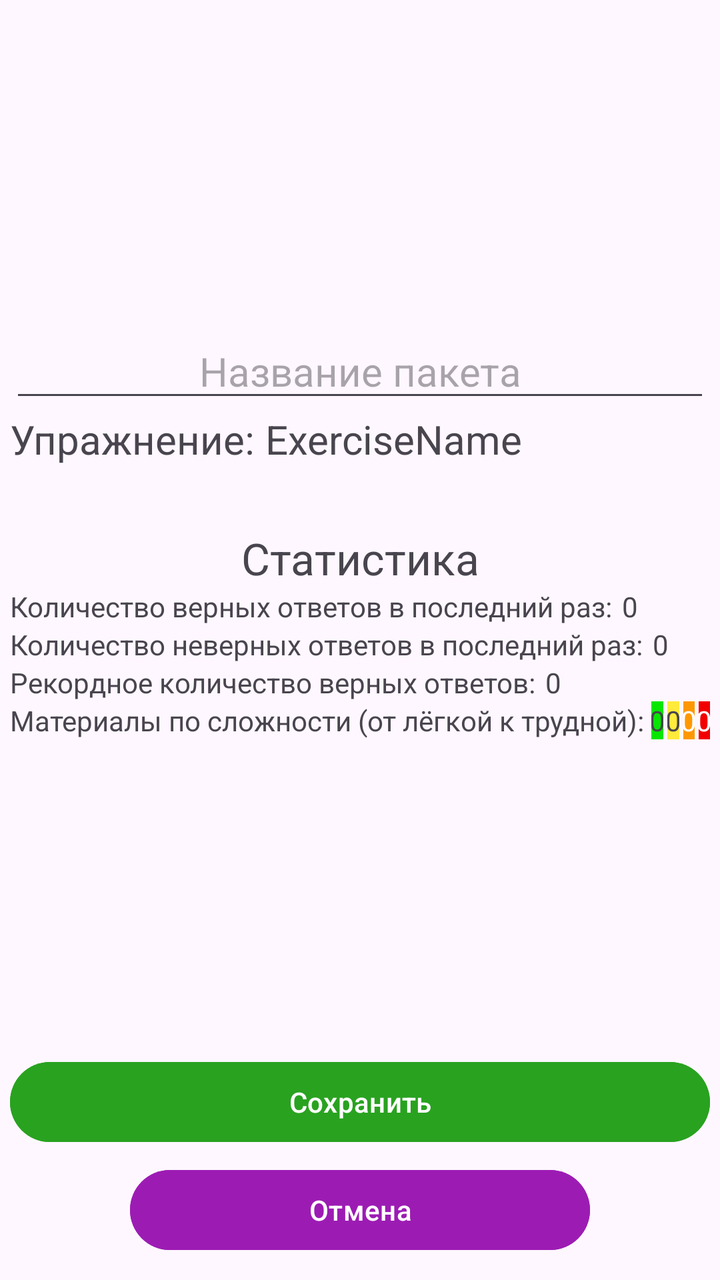
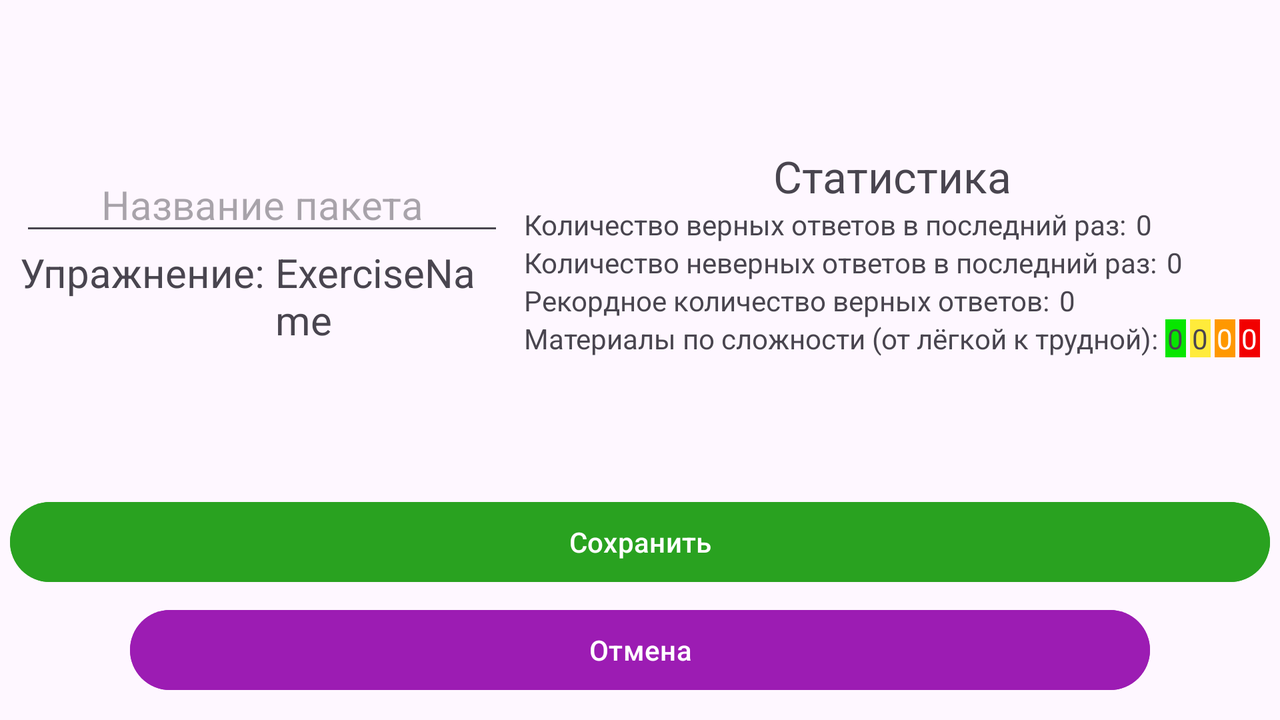

First picture: res/layout/ on a phone held upright. Second picture: the repository's own variant of that layout, on a device whose configuration matches the variant's folder. Source for both follows.
<!-- AndroidManifest.xml: application theme Theme.FGLearning -->
<!-- res/layout/fragment_view_package.xml -->
<?xml version="1.0" encoding="utf-8"?>
<layout xmlns:android="http://schemas.android.com/apk/res/android"
    xmlns:tools="http://schemas.android.com/tools"
    xmlns:app="http://schemas.android.com/apk/res-auto">
    <FrameLayout
        android:layout_width="match_parent"
        android:layout_height="match_parent"
        tools:context=".ViewPackageFragment">

        <androidx.constraintlayout.widget.ConstraintLayout
            android:layout_width="match_parent"
            android:layout_height="match_parent">

            <LinearLayout
                android:layout_width="match_parent"
                android:layout_height="match_parent"
                android:orientation="vertical"
                android:padding="5dp">








                <Space
                    android:layout_weight="1"
                    android:layout_width="match_parent"
                    android:layout_height="0dp" />

                <LinearLayout
                    android:layout_width="match_parent"
                    android:layout_height="wrap_content"
                    android:orientation="horizontal">
                    <EditText
                        android:id="@+id/packetName"
                        android:layout_width="match_parent"
                        android:layout_height="wrap_content"
                        android:textSize="20sp"
                        android:maxLength="20"
                        android:text=""
                        android:hint="Название пакета"
                        android:gravity="center"/>
                </LinearLayout>
                <LinearLayout
                    android:layout_width="wrap_content"
                    android:layout_height="wrap_content"
                    android:orientation="horizontal">
                    <TextView
                        android:layout_width="match_parent"
                        android:layout_height="wrap_content"
                        android:textSize="20sp"
                        android:text="Упражнение:" />
                    <TextView
                        android:id="@+id/exerciseType"
                        android:layout_marginStart="5dp"
                        android:layout_width="wrap_content"
                        android:layout_height="wrap_content"
                        android:textSize="20sp"
                        android:text="ExerciseName" />
                </LinearLayout>

                <Space
                    android:layout_width="match_parent"
                    android:layout_height="wrap_content"
                    android:layout_weight="0.2" />

                <LinearLayout
                    android:id="@+id/stats"
                    android:layout_width="match_parent"
                    android:layout_height="wrap_content"
                    android:orientation="vertical">
                    <TextView
                        android:layout_width="match_parent"
                        android:layout_height="wrap_content"
                        android:gravity="center"
                        android:textSize="22sp"
                        android:text="Статистика" />

                    <LinearLayout
                        android:layout_width="wrap_content"
                        android:layout_height="wrap_content"
                        android:orientation="horizontal">
                        <TextView
                            android:layout_width="match_parent"
                            android:layout_height="wrap_content"
                            android:text="Количество верных ответов в последний раз:" />
                        <TextView
                            android:id="@+id/correctAnswersLastTime"
                            android:layout_marginStart="5dp"
                            android:layout_width="match_parent"
                            android:layout_height="wrap_content"
                            android:text="0" />
                    </LinearLayout>
                    <LinearLayout
                        android:layout_width="wrap_content"
                        android:layout_height="wrap_content"
                        android:orientation="horizontal">
                        <TextView
                            android:layout_width="match_parent"
                            android:layout_height="wrap_content"
                            android:text="Количество неверных ответов в последний раз:" />
                        <TextView
                            android:id="@+id/incorrectAnswersLastTime"
                            android:layout_marginStart="5dp"
                            android:layout_width="match_parent"
                            android:layout_height="wrap_content"
                            android:text="0" />
                    </LinearLayout>
                    <LinearLayout
                        android:layout_width="wrap_content"
                        android:layout_height="wrap_content"
                        android:orientation="horizontal">
                        <TextView
                            android:layout_width="match_parent"
                            android:layout_height="wrap_content"
                            android:text="Рекордное количество верных ответов:" />
                        <TextView
                            android:id="@+id/correctAnswersRecord"
                            android:layout_marginStart="5dp"
                            android:layout_width="match_parent"
                            android:layout_height="wrap_content"
                            android:text="0" />
                    </LinearLayout>
                    <LinearLayout
                        android:id="@+id/difficultiesCount"
                        android:layout_width="match_parent"
                        android:layout_height="wrap_content"
                        android:orientation="horizontal">
                        <TextView
                            android:layout_width="wrap_content"
                            android:layout_height="wrap_content"
                            android:text="Материалы по сложности (от лёгкой к трудной): " />
                        
                        <LinearLayout
                            android:layout_width="match_parent"
                            android:layout_height="wrap_content"
                            android:orientation="horizontal">
                            <TextView
                                android:id="@+id/countEasyDifficulty"
                                android:gravity="center"
                                android:layout_width="wrap_content"
                                android:layout_height="wrap_content"
                                android:background="@color/green"
                                android:layout_weight="1"
                                android:text="0" />
                            <TextView
                                android:id="@+id/countNotBadDifficulty"
                                android:gravity="center"
                                android:layout_marginStart="2dp"
                                android:layout_width="wrap_content"
                                android:layout_height="wrap_content"
                                android:background="@color/yellow"
                                android:layout_weight="1"
                                android:text="0" />
                            <TextView
                                android:id="@+id/countBadDifficulty"
                                android:gravity="center"
                                android:layout_marginStart="2dp"
                                android:layout_width="wrap_content"
                                android:layout_height="wrap_content"
                                android:background="@color/orange"
                                android:textColor="@color/white"
                                android:layout_weight="1"
                                android:text="0" />
                            <TextView
                                android:id="@+id/countHardDifficulty"
                                android:gravity="center"
                                android:layout_marginStart="2dp"
                                android:layout_width="wrap_content"
                                android:layout_height="wrap_content"
                                android:background="@color/red"
                                android:textColor="@color/white"
                                android:layout_weight="1"
                                android:text="0" />
                        </LinearLayout>
                    </LinearLayout>
                </LinearLayout>

                <Space
                    android:layout_weight="1"
                    android:layout_width="match_parent"
                    android:layout_height="0dp" />

                <Button
                    android:id="@+id/save_button"
                    android:layout_width="match_parent"
                    android:layout_height="wrap_content"
                    android:layout_gravity="center_vertical"
                    android:backgroundTint="#29A220"
                    android:text="Сохранить" />
                
                <LinearLayout
                    android:layout_width="match_parent"
                    android:layout_height="wrap_content">
                    <ImageView
                        android:id="@+id/mark_button"
                        android:layout_width="60dp"
                        android:layout_height="60dp"
                        android:src="@drawable/bookmark" />
                    <Button
                        android:id="@+id/back_button"
                        android:layout_width="wrap_content"
                        android:layout_height="wrap_content"
                        android:layout_weight="1"
                        android:layout_gravity="center_vertical"
                        android:backgroundTint="@color/purple"
                        android:text="Отмена" />
                    <ImageView
                        android:id="@+id/delete_button"
                        android:layout_width="60dp"
                        android:layout_height="60dp"
                        android:src="@drawable/delete" />
                </LinearLayout>


            </LinearLayout>



        </androidx.constraintlayout.widget.ConstraintLayout>

    </FrameLayout>
</layout>
<!-- resources referenced by this layout -->
<resources>
  <color name="green">#07E600</color>
  <color name="orange">#FF9800</color>
  <color name="purple">#9C1CB3</color>
  <color name="red">#F20000</color>
  <color name="white">#FFFFFFFF</color>
  <color name="yellow">#FFEB3B</color>
  <style name="Theme.FGLearning" parent="Base.Theme.FGLearning">
      </style>
  <style name="Base.Theme.FGLearning" parent="Theme.Material3.DayNight.NoActionBar">
          <item name="colorPrimary">@color/purple</item>
      </style>
</resources>
<!-- res/layout-land/fragment_view_package.xml (the repository's variant of the layout above) -->
<!-- drawn on the phone turned sideways -->
<?xml version="1.0" encoding="utf-8"?>
<layout xmlns:android="http://schemas.android.com/apk/res/android"
    xmlns:tools="http://schemas.android.com/tools"
    xmlns:app="http://schemas.android.com/apk/res-auto">
    <FrameLayout
        android:layout_width="match_parent"
        android:layout_height="match_parent"
        tools:context=".ViewPackageFragment">

        <androidx.constraintlayout.widget.ConstraintLayout
            android:layout_width="match_parent"
            android:layout_height="match_parent">

            <LinearLayout
                android:layout_width="match_parent"
                android:layout_height="match_parent"
                android:orientation="vertical"
                android:padding="5dp">

                <LinearLayout
                    android:layout_width="match_parent"
                    android:layout_height="match_parent"
                    android:layout_weight="1"
                    android:orientation="horizontal">

                    <LinearLayout
                        android:layout_width="0dp"
                        android:layout_height="match_parent"
                        android:orientation="vertical"
                        android:layout_weight="1"
                        android:gravity="center"
                        android:padding="5dp">
                        <Space
                            android:layout_weight="1"
                            android:layout_width="match_parent"
                            android:layout_height="0dp" />
        
        
        
        
        
        
        
        

                        <LinearLayout
                            android:layout_width="match_parent"
                            android:layout_height="wrap_content"
                            android:orientation="horizontal">
                            <EditText
                                android:id="@+id/packetName"
                                android:layout_width="match_parent"
                                android:layout_height="wrap_content"
                                android:textSize="20sp"
                                android:maxLength="20"
                                android:text=""
                                android:hint="Название пакета"
                                android:gravity="center"/>
                        </LinearLayout>
                        <LinearLayout
                            android:layout_width="wrap_content"
                            android:layout_height="wrap_content"
                            android:orientation="horizontal">
                            <TextView
                                android:layout_width="match_parent"
                                android:layout_height="wrap_content"
                                android:textSize="20sp"
                                android:text="Упражнение:" />
                            <TextView
                                android:id="@+id/exerciseType"
                                android:layout_marginStart="5dp"
                                android:layout_width="wrap_content"
                                android:layout_height="wrap_content"
                                android:textSize="20sp"
                                android:text="ExerciseName" />
                        </LinearLayout>

                        <Space
                            android:layout_weight="1"
                            android:layout_width="match_parent"
                            android:layout_height="0dp" />
                    </LinearLayout>

                    <LinearLayout
                        android:id="@+id/rightLinearLayout"
                        android:layout_width="0dp"
                        android:layout_height="match_parent"
                        android:orientation="vertical"
                        android:layout_weight="1.5"
                        android:padding="5dp">
                        <Space
                            android:layout_weight="1"
                            android:layout_width="match_parent"
                            android:layout_height="0dp" />
                        <LinearLayout
                            android:id="@+id/stats"
                            android:layout_width="match_parent"
                            android:layout_height="wrap_content"
                            android:orientation="vertical">
                            <TextView
                                android:layout_width="match_parent"
                                android:layout_height="wrap_content"
                                android:gravity="center"
                                android:textSize="22sp"
                                android:text="Статистика" />

                            <LinearLayout
                                android:layout_width="wrap_content"
                                android:layout_height="wrap_content"
                                android:orientation="horizontal">
                                <TextView
                                    android:layout_width="match_parent"
                                    android:layout_height="wrap_content"
                                    android:text="Количество верных ответов в последний раз:" />
                                <TextView
                                    android:id="@+id/correctAnswersLastTime"
                                    android:layout_marginStart="5dp"
                                    android:layout_width="match_parent"
                                    android:layout_height="wrap_content"
                                    android:text="0" />
                            </LinearLayout>
                            <LinearLayout
                                android:layout_width="wrap_content"
                                android:layout_height="wrap_content"
                                android:orientation="horizontal">
                                <TextView
                                    android:layout_width="match_parent"
                                    android:layout_height="wrap_content"
                                    android:text="Количество неверных ответов в последний раз:" />
                                <TextView
                                    android:id="@+id/incorrectAnswersLastTime"
                                    android:layout_marginStart="5dp"
                                    android:layout_width="match_parent"
                                    android:layout_height="wrap_content"
                                    android:text="0" />
                            </LinearLayout>
                            <LinearLayout
                                android:layout_width="wrap_content"
                                android:layout_height="wrap_content"
                                android:orientation="horizontal">
                                <TextView
                                    android:layout_width="match_parent"
                                    android:layout_height="wrap_content"
                                    android:text="Рекордное количество верных ответов:" />
                                <TextView
                                    android:id="@+id/correctAnswersRecord"
                                    android:layout_marginStart="5dp"
                                    android:layout_width="match_parent"
                                    android:layout_height="wrap_content"
                                    android:text="0" />
                            </LinearLayout>
                            <LinearLayout
                                android:id="@+id/difficultiesCount"
                                android:layout_width="match_parent"
                                android:layout_height="wrap_content"
                                android:orientation="horizontal">
                                <TextView
                                    android:layout_width="wrap_content"
                                    android:layout_height="wrap_content"
                                    android:text="Материалы по сложности (от лёгкой к трудной): " />
                                
                                <LinearLayout
                                    android:layout_width="match_parent"
                                    android:layout_height="wrap_content"
                                    android:orientation="horizontal">
                                    <TextView
                                        android:id="@+id/countEasyDifficulty"
                                        android:gravity="center"
                                        android:layout_width="wrap_content"
                                        android:layout_height="wrap_content"
                                        android:background="@color/green"
                                        android:layout_weight="1"
                                        android:text="0" />
                                    <TextView
                                        android:id="@+id/countNotBadDifficulty"
                                        android:gravity="center"
                                        android:layout_marginStart="2dp"
                                        android:layout_width="wrap_content"
                                        android:layout_height="wrap_content"
                                        android:background="@color/yellow"
                                        android:layout_weight="1"
                                        android:text="0" />
                                    <TextView
                                        android:id="@+id/countBadDifficulty"
                                        android:gravity="center"
                                        android:layout_marginStart="2dp"
                                        android:layout_width="wrap_content"
                                        android:layout_height="wrap_content"
                                        android:background="@color/orange"
                                        android:textColor="@color/white"
                                        android:layout_weight="1"
                                        android:text="0" />
                                    <TextView
                                        android:id="@+id/countHardDifficulty"
                                        android:gravity="center"
                                        android:layout_marginStart="2dp"
                                        android:layout_width="wrap_content"
                                        android:layout_height="wrap_content"
                                        android:background="@color/red"
                                        android:textColor="@color/white"
                                        android:layout_weight="1"
                                        android:text="0" />
                                </LinearLayout>
                            </LinearLayout>
                        </LinearLayout>

                        <Space
                            android:layout_weight="1"
                            android:layout_width="match_parent"
                            android:layout_height="0dp" />



                    </LinearLayout>
                </LinearLayout>

                <Button
                    android:id="@+id/save_button"
                    android:layout_width="match_parent"
                    android:layout_height="wrap_content"
                    android:layout_gravity="center_vertical"
                    android:backgroundTint="#29A220"
                    android:text="Сохранить" />
                
                <LinearLayout
                    android:layout_width="match_parent"
                    android:layout_height="wrap_content">
                    <ImageView
                        android:id="@+id/mark_button"
                        android:layout_width="60dp"
                        android:layout_height="60dp"
                        android:src="@drawable/bookmark" />
                    <Button
                        android:id="@+id/back_button"
                        android:layout_width="wrap_content"
                        android:layout_height="wrap_content"
                        android:layout_weight="1"
                        android:layout_gravity="center_vertical"
                        android:backgroundTint="@color/purple"
                        android:text="Отмена" />
                    <ImageView
                        android:id="@+id/delete_button"
                        android:layout_width="60dp"
                        android:layout_height="60dp"
                        android:src="@drawable/delete" />
                </LinearLayout>
            </LinearLayout>


        </androidx.constraintlayout.widget.ConstraintLayout>

    </FrameLayout>
</layout>
